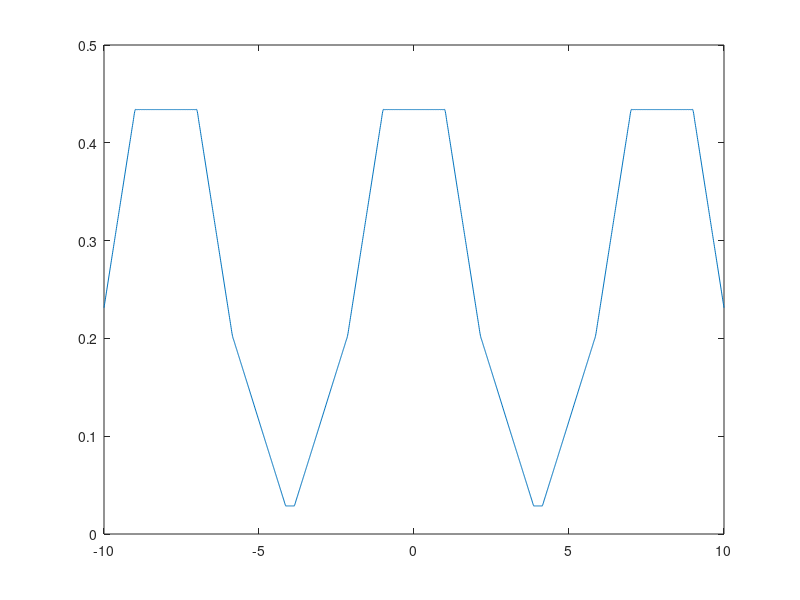
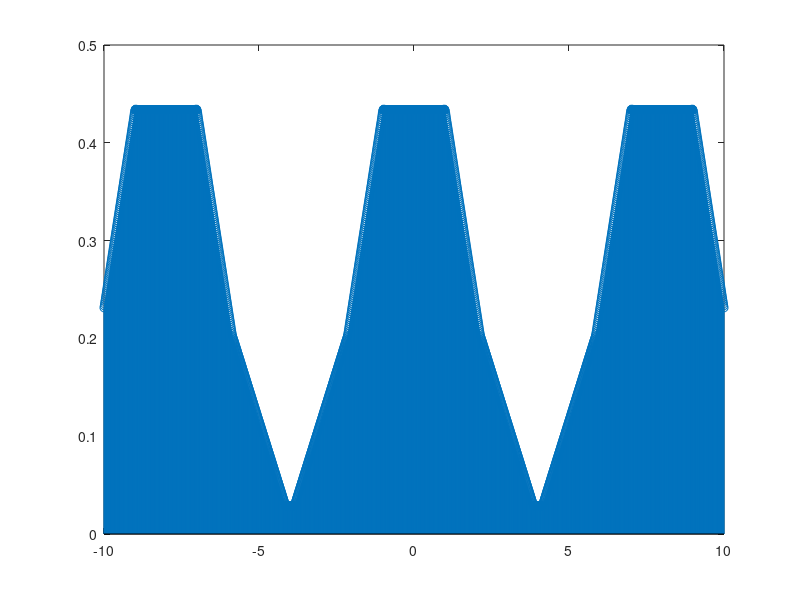
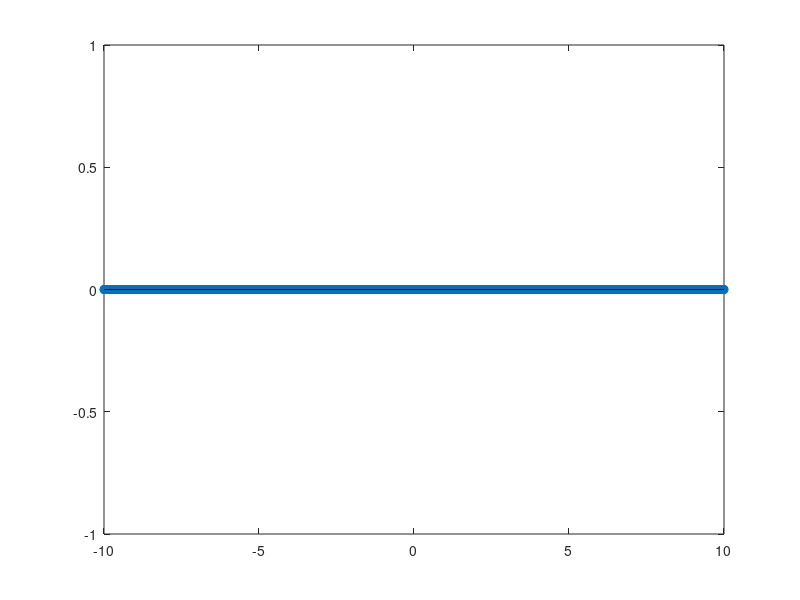

MATLAB code to generate these figures, in order:
t = [-10:0.01:10];
n = [-100:1:100];
w = pi/4;

Fn = 0;

Dn = 0.25.*((sinc((n.*w)./2)).^2).*(cos(n.*w));

for a = 1:length(n)
    Fn = Fn + real(Dn(a).*exp(1i*n(a)*w*t)) ;
end

plot(t,Fn);
axis
figure


stem(t,abs(Fn));
axis
figure

stem(t,angle(Fn));
axis

